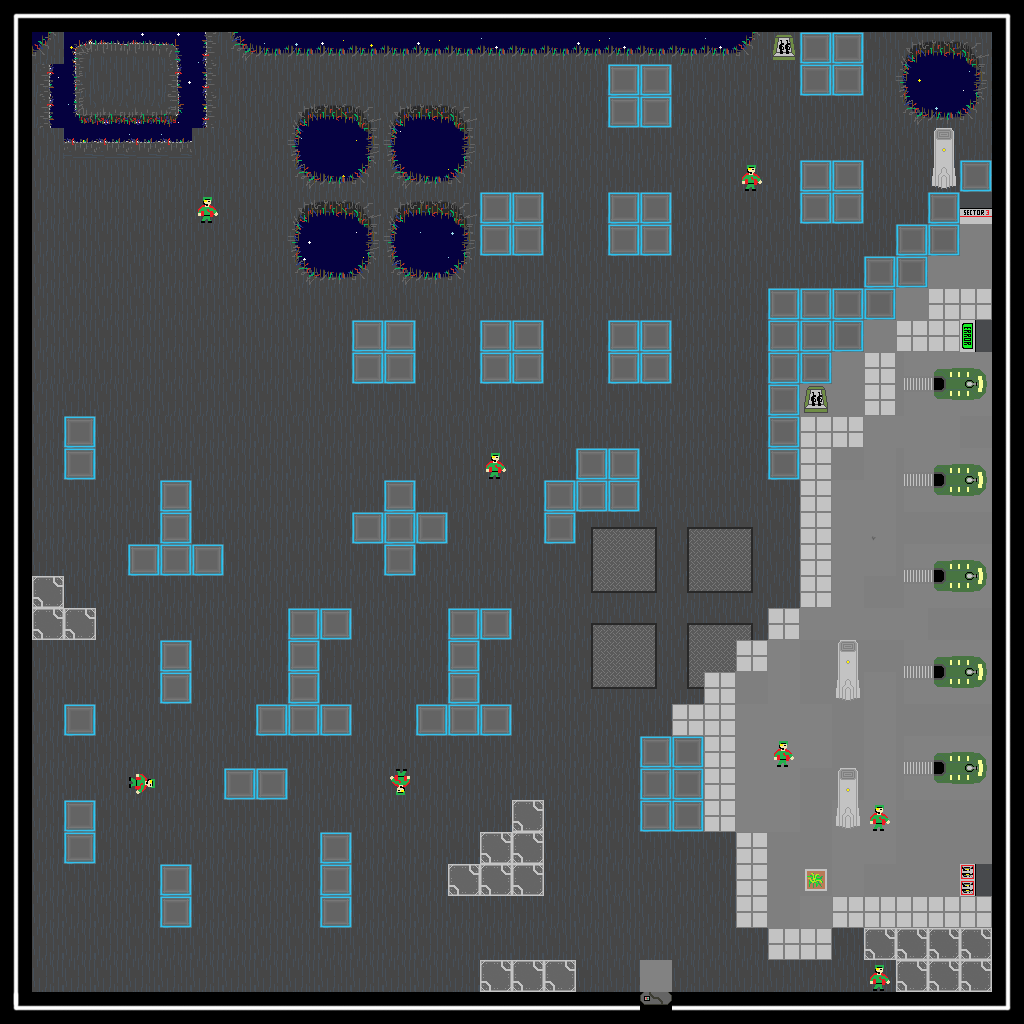

This game map was drawn from its Tiled (.tmx) file and the tilesets committed beside it. A one-line description and the trimmed map source follow:
An orthogonal 32x32 tile map with 32x32 px tiles, 6 tile layers (Floor, object,  ,  , ...), 2 tilesets.

<map version="1.0" orientation="orthogonal" renderorder="right-down" width="32" height="32" tilewidth="32" tileheight="32" nextobjectid="1">
 <tileset firstgid="1" name="AllMapSprites" tilewidth="32" tileheight="32">
  <image source="AllMapSprites.png" width="640" height="640" />
  <tile id="3">
   <properties>
    <property name="Blocked" value="" />
   </properties>
  </tile>
  <tile id="4">
   <properties>
    <property name="Blocked" value="" />
   </properties>
  </tile>
  <tile id="5">
   <properties>
    <property name="Blocked" value="" />
   </properties>
  </tile>
  <tile id="12">
   <properties>
    <property name="Blocked" value="" />
   </properties>
  </tile>
  <tile id="13">
   <properties>
    <property name="Blocked" value="" />
   </properties>
  </tile>
  <tile id="14">
   <properties>
    <property name="Blocked" value="" />
   </properties>
  </tile>
  <tile id="16">
   <properties>
    <property name="Blocked" value="" />
   </properties>
  </tile>
  <tile id="17">
   <properties>
    <property name="Blocked" value="" />
   </properties>
  </tile>
  <tile id="18">
   <properties>
    <property name="Blocked" value="" />
   </properties>
  </tile>
  <tile id="23">
   <properties>
    <property name="Blocked" value="" />
   </properties>
  </tile>
  <tile id="24">
   <properties>
    <property name="Blocked" value="" />
   </properties>
  </tile>
  <tile id="25">
   <properties>
    <property name="Blocked" value="" />
   </properties>
  </tile>
  <tile id="32">
   <properties>
    <property name="Blocked" value="" />
   </properties>
  </tile>
  <tile id="33">
   <properties>
    <property name="Blocked" value="" />
   </properties>
  </tile>
  <tile id="34">
   <properties>
    <property name="Blocked" value="" />
   </properties>
  </tile>
  <tile id="36">
   <properties>
    <property name="Blocked" value="" />
   </properties>
  </tile>
  <tile id="37">
   <properties>
    <property name="Blocked" value="" />
   </properties>
  </tile>
  <tile id="38">
   <properties>
    <property name="Blocked" value="" />
   </properties>
  </tile>
  <tile id="43">
   <properties>
    <property name="Blocked" value="" />
   </properties>
  </tile>
  <tile id="44">
   <properties>
    <property name="Blocked" value="" />
   </properties>
  </tile>
  <tile id="45">
   <properties>
    <property name="Blocked" value="" />
   </properties>
  </tile>
  <tile id="52">
   <properties>
    <property name="Blocked" value="" />
   </properties>
  </tile>
  <tile id="53">
   <properties>
    <property name="Blocked" value="" />
   </properties>
  </tile>
  <tile id="54">
   <properties>
    <property name="Blocked" value="" />
   </properties>
  </tile>
  <tile id="56">
   <properties>
    <property name="Blocked" value="" />
   </properties>
  </tile>
  <tile id="57">
   <properties>
    <property name="Blocked" value="" />
   </properties>
  </tile>
  <tile id="58">
   <properties>
    <property name="Blocked" value="" />
   </properties>
  </tile>
  <tile id="60">
   <properties>
    <property name="Blocked" value="" />
   </properties>
  </tile>
  <tile id="61">
   <properties>
    <property name="Blocked" value="" />
   </properties>
  </tile>
  <tile id="62">
   <properties>
    <property name="Blocked" value="" />
   </properties>
  </tile>
  <tile id="63">
   <properties>
    <property name="Blocked" value="" />
   </properties>
  </tile>
  <tile id="64">
   <properties>
    <property name="Blocked" value="" />
   </properties>
  </tile>
  <tile id="65">
   <properties>
    <property name="Blocked" value="" />
   </properties>
  </tile>
  <tile id="66">
   <properties>
    <property name="Blocked" value="" />
   </properties>
  </tile>
  <tile id="67">
   <properties>
    <property name="Blocked" value="" />
   </properties>
  </tile>
  <tile id="68">
   <properties>
    <property name="Blocked" value="" />
   </properties>
  </tile>
  <tile id="72">
   <properties>
    <property name="Blocked" value="" />
   </properties>
  </tile>
  <tile id="73">
   <properties>
    <property name="Blocked" value="" />
   </properties>
  </tile>
  <tile id="74">
   <properties>
    <property name="Blocked" value="" />
   </properties>
  </tile>
  <tile id="75">
   <properties>
    <property name="Blocked" value="" />
   </properties>
  </tile>
  <tile id="80">
   <properties>
    <property name="Blocked" value="" />
   </properties>
  </tile>
  <tile id="81">
   <properties>
    <property name="Blocked" value="" />
   </properties>
  </tile>
  <tile id="82">
   <properties>
    <property name="Blocked" value="" />
   </properties>
  </tile>
  <tile id="83">
   <properties>
    <property name="Blocked" value="" />
   </properties>
  </tile>
  <tile id="84">
   <properties>
    <property name="Blocked" value="" />
   </properties>
  </tile>
  <tile id="85">
   <properties>
    <property name="Blocked" value="" />
   </properties>
  </tile>
  <tile id="86">
   <properties>
    <property name="Blocked" value="" />
   </properties>
  </tile>
  <tile id="87">
   <properties>
    <property name="Blocked" value="" />
   </properties>
  </tile>
  <tile id="88">
   <properties>
    <property name="Blocked" value="" />
   </properties>
  </tile>
  <tile id="92">
   <properties>
    <property name="Blocked" value="" />
   </properties>
  </tile>
  <tile id="93">
   <properties>
    <property name="Blocked" value="" />
   </properties>
  </tile>
  <tile id="94">
   <properties>
    <property name="Blocked" value="" />
   </properties>
  </tile>
  <tile id="95">
   <properties>
    <property name="Blocked" value="" />
   </properties>
  </tile>
  <tile id="100">
   <properties>
    <property name="Blocked" value="" />
   </properties>
  </tile>
  <tile id="101">
   <properties>
    <property name="Blocked" value="" />
   </properties>
  </tile>
  <tile id="102">
   <properties>
    <property name="Blocked" value="" />
   </properties>
  </tile>
  <tile id="103">
   <properties>
    <property name="Blocked" value="" />
   </properties>
  </tile>
  <tile id="104">
   <properties>
    <property name="Blocked" value="" />
   </properties>
  </tile>
  <tile id="105">
   <properties>
    <property name="Blocked" value="" />
   </properties>
  </tile>
  <tile id="106">
   <properties>
    <property name="Blocked" value="" />
   </properties>
  </tile>
  <tile id="107">
   <properties>
    <property name="Blocked" value="" />
   </properties>
  </tile>
  <tile id="108">
   <properties>
    <property name="Blocked" value="" />
   </properties>
  </tile>
  <tile id="112">
   <properties>
    <property name="Blocked" value="" />
   </properties>
  </tile>
  <tile id="113">
   <properties>
    <property name="Blocked" value="" />
   </properties>
  </tile>
  <tile id="114">
   <properties>
    <property name="Blocked" value="" />
   </properties>
  </tile>
  <tile id="115">
   <properties>
    <property name="Blocked" value="" />
   </properties>
  </tile>
  <tile id="123">
   <properties>
    <property name="Blocked" value="" />
   </properties>
  </tile>
  <tile id="124">
   <properties>
    <property name="Blocked" value="" />
   </properties>
  </tile>
  <tile id="125">
   <properties>
    <property name="Blocked" value="" />
   </properties>
  </tile>
  <tile id="132">
   <properties>
    <property name="Blocked" value="" />
   </properties>
  </tile>
  <tile id="133">
   <properties>
    <property name="Blocked" value="" />
   </properties>
  </tile>
  <tile id="134">
   <properties>
    <property name="Blocked" value="" />
   </properties>
  </tile>
  <tile id="135">
   <properties>
    <property name="Blocked" value="" />
   </properties>
  </tile>
  <tile id="143">
   <properties>
    <property name="Blocked" value="" />
   </properties>
  </tile>
  <tile id="144">
   <properties>
    <property name="Blocked" value="" />
   </properties>
  </tile>
  <tile id="145">
   <properties>
    <property name="Blocked" value="" />
   </properties>
  </tile>
  <tile id="152">
   <properties>
    <property name="Blocked" value="" />
   </properties>
  </tile>
  <tile id="153">
   <properties>
    <property name="Blocked" value="" />
   </properties>
  </tile>
  <tile id="154">
   <properties>
    <property name="Blocked" value="" />
   </properties>
  </tile>
  <tile id="155">
   <properties>
    <property name="Blocked" value="" />
   </properties>
  </tile>
  <tile id="163">
   <properties>
    <property name="Blocked" value="" />
   </properties>
  </tile>
  <tile id="164">
   <properties>
    <property name="Blocked" value="" />
   </properties>
  </tile>
  <tile id="165">
   <properties>
    <property name="Blocked" value="" />
   </properties>
  </tile>
  <tile id="172">
   <properties>
    <property name="Blocked" value="" />
   </properties>
  </tile>
  <tile id="173">
   <properties>
    <property name="Blocked" value="" />
   </properties>
  </tile>
  <tile id="174">
   <properties>
    <property name="Blocked" value="" />
   </properties>
  </tile>
  <tile id="175">
   <properties>
    <property name="Blocked" value="" />
   </properties>
  </tile>
  <tile id="180">
   <properties>
    <property name="Blocked" value="" />
   </properties>
  </tile>
  <tile id="181">
   <properties>
    <property name="Blocked" value="" />
   </properties>
  </tile>
  <tile id="182">
   <properties>
    <property name="Blocked" value="" />
   </properties>
  </tile>
  <tile id="183">
   <properties>
    <property name="Blocked" value="" />
   </properties>
  </tile>
  <tile id="200">
   <properties>
    <property name="Blocked" value="" />
   </properties>
  </tile>
  <tile id="203">
   <properties>
    <property name="Blocked" value="" />
   </properties>
  </tile>
  <tile id="220">
   <properties>
    <property name="Blocked" value="" />
   </properties>
  </tile>
  <tile id="223">
   <properties>
    <property name="Blocked" value="" />
   </properties>
  </tile>
  <tile id="240">
   <properties>
    <property name="Blocked" value="" />
   </properties>
  </tile>
  <tile id="241">
   <properties>
    <property name="Blocked" value="" />
   </properties>
  </tile>
  <tile id="242">
   <properties>
    <property name="Blocked" value="" />
   </properties>
  </tile>
  <tile id="243">
   <properties>
    <property name="Blocked" value="" />
   </properties>
  </tile>
  <tile id="252">
   <properties>
    <property name="Blocked" value="" />
   </properties>
  </tile>
  <tile id="253">
   <properties>
    <property name="Blocked" value="" />
   </properties>
  </tile>
  <tile id="254">
   <properties>
    <property name="Blocked" value="" />
   </properties>
  </tile>
  <tile id="260">
   <properties>
    <property name="Blocked" value="" />
   </properties>
  </tile>
  <tile id="264">
   <properties>
    <property name="Blocked" value="" />
   </properties>
  </tile>
  <tile id="265">
   <properties>
    <property name="Blocked" value="" />
   </properties>
  </tile>
  <tile id="271">
   <properties>
    <property name="Blocked" value="" />
   </properties>
  </tile>
  <tile id="272">
   <properties>
    <property name="Blocked" value="" />
   </properties>
  </tile>
  <tile id="275">
   <properties>
    <property name="Blocked" value="" />
   </properties>
  </tile>
  <tile id="276">
   <properties>
    <property name="Blocked" value="" />
   </properties>
  </tile>
  <tile id="280">
   <properties>
    <property name="Blocked" value="" />
   </properties>
  </tile>
  <tile id="284">
   <properties>
    <property name="Blocked" value="" />
   </properties>
  </tile>
  <tile id="285">
   <properties>
    <property name="Blocked" value="" />
   </properties>
  </tile>
  <tile id="291">
   <properties>
    <property name="Blocked" value="" />
   </properties>
  </tile>
  <tile id="292">
   <properties>
    <property name="Blocked" value="" />
   </properties>
  </tile>
  <tile id="295">
   <properties>
    <property name="Blocked" value="" />
   </properties>
  </tile>
  <tile id="296">
   <properties>
    <property name="Blocked" value="" />
   </properties>
  </tile>
  <tile id="300">
   <properties>
    <property name="Blocked" value="" />
   </properties>
  </tile>
  <tile id="304">
   <properties>
    <property name="Blocked" value="" />
   </properties>
  </tile>
  <tile id="305">
   <properties>
    <property name="Blocked" value="" />
   </properties>
  </tile>
  <tile id="306">
   <properties>
    <property name="Blocked" value="" />
   </properties>
  </tile>
  <tile id="307">
   <properties>
    <property name="Blocked" value="" />
   </properties>
  </tile>
  <tile id="308">
   <properties>
    <property name="Blocked" value="" />
   </properties>
  </tile>
  <tile id="309">
   <properties>
    <property name="Blocked" value="" />
   </properties>
  </tile>
  <tile id="310">
   <properties>
    <property name="Blocked" value="" />
   </properties>
  </tile>
  <tile id="311">
   <properties>
    <property name="Blocked" value="" />
   </properties>
  </tile>
  <tile id="312">
   <properties>
    <property name="Blocked" value="" />
   </properties>
  </tile>
  <tile id="313">
   <properties>
    <property name="Blocked" value="" />
   </properties>
  </tile>
  <tile id="314">
   <properties>
    <property name="Blocked" value="" />
   </properties>
  </tile>
  <tile id="320">
   <properties>
    <property name="Blocked" value="" />
   </properties>
  </tile>
  <tile id="322">
   <properties>
    <property name="Blocked" value="" />
   </properties>
  </tile>
  <tile id="323">
   <properties>
    <property name="Blocked" value="" />
   </properties>
  </tile>
  <tile id="324">
   <properties>
    <property name="Blocked" value="" />
   </properties>
  </tile>
  <tile id="325">
   <properties>
    <property name="Blocked" value="" />
   </properties>
  </tile>
  <tile id="326">
   <properties>
    <property name="Blocked" value="" />
   </properties>
  </tile>
  <tile id="327">
   <properties>
    <property name="Blocked" value="" />
   </properties>
  </tile>
  <tile id="328">
   <properties>
    <property name="Blocked" value="" />
   </properties>
  </tile>
  <tile id="329">
   <properties>
    <property name="Blocked" value="" />
   </properties>
  </tile>
  <tile id="330">
   <properties>
    <property name="Blocked" value="" />
   </properties>
  </tile>
  <tile id="331">
   <properties>
    <property name="Blocked" value="" />
   </properties>
  </tile>
  <tile id="332">
   <properties>
    <property name="Blocked" value="" />
   </properties>
  </tile>
  <tile id="333">
   <properties>
    <property name="Blocked" value="" />
   </properties>
  </tile>
  <tile id="334">
   <properties>
    <property name="Blocked" value="" />
   </properties>
  </tile>
  <tile id="351">
   <properties>
    <property name="Blocked" value="" />
   </properties>
  </tile>
  <tile id="352">
   <properties>
    <property name="Blocked" value="" />
   </properties>
  </tile>
  <tile id="353">
   <properties>
    <property name="Blocked" value="" />
   </properties>
  </tile>
  <tile id="354">
   <properties>
    <property name="Blocked" value="" />
   </properties>
  </tile>
  <tile id="355">
   <properties>
    <property name="Blocked" value="" />
   </properties>
  </tile>
  <tile id="356">
   <properties>
    <property name="Blocked" value="" />
   </properties>
  </tile>
  <tile id="371">
   <properties>
    <property name="Blocked" value="" />
   </properties>
  </tile>
  <tile id="372">
   <properties>
    <property name="Blocked" value="" />
   </properties>
  </tile>
  <tile id="375">
   <properties>
    <property name="Blocked" value="" />
   </properties>
  </tile>
  <tile id="376">
   <properties>
    <property name="Blocked" value="" />
   </properties>
  </tile>
 </tileset>
 <tileset firstgid="401" name="space background" tilewidth="32" tileheight="32">
  <image source="space background.png" width="871" height="505" />
 </tileset>
 <layer name="Floor" width="32" height="32">
  <data>[1024 cells, 928 non-empty, 65 distinct tile ids]</data>
 </layer>
 <layer name="object" width="32" height="32">
  <data>[1024 cells, 9 non-empty, 4 distinct tile ids]</data>
 </layer>
 <layer name=" " width="32" height="32">
  <data>[1024 cells, 0 non-empty, 0 distinct tile ids]</data>
 </layer>
 <layer name=" " width="32" height="32">
  <data>[1024 cells, 0 non-empty, 0 distinct tile ids]</data>
 </layer>
 <layer name=" " width="32" height="32">
  <data>[1024 cells, 0 non-empty, 0 distinct tile ids]</data>
 </layer>
 <layer name="Walls" width="32" height="32">
  <properties>
   <property name="Blocked" value="" />
  </properties>
  <data>[1024 cells, 372 non-empty, 43 distinct tile ids]</data>
 </layer>
</map>
